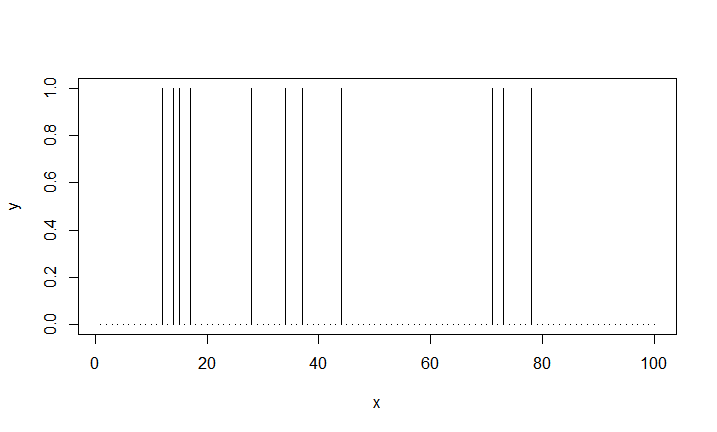

This chart was generated by the following R code:
#poisson spike generator

r = 100 #success rate, firing rate
dt = 0.001 #1ms
rdt = 100 * 0.001
x = seq(1,100) # N trials displayed
y = runif(100) # random initialization of y

for (i in x){
  if (rdt > y[i])
    y[i]=1.0
  else
    y[i]=0.0
}

plot(x,y, "h")
